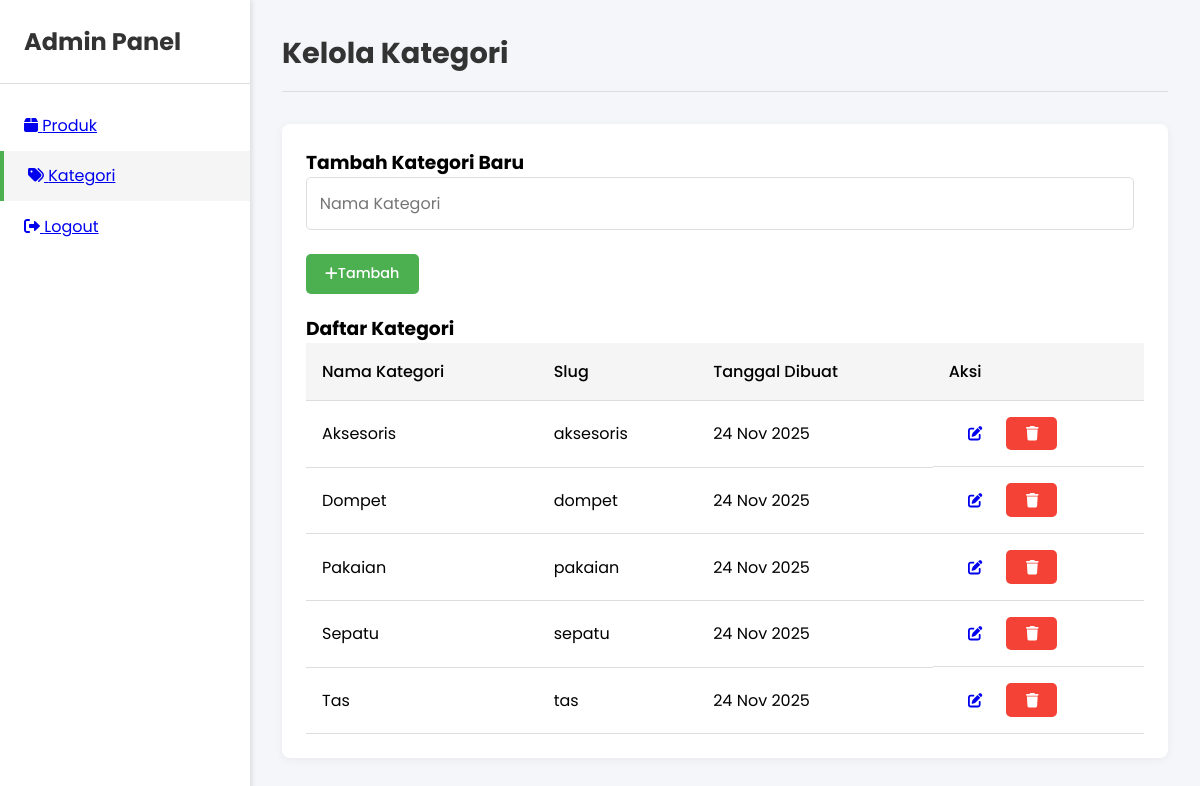
Screenshot of /admin/categories.php (signed in) with the database file from the repository.
### tables this page shows
CREATE TABLE IF NOT EXISTS categories (
    id INT AUTO_INCREMENT PRIMARY KEY,
    name VARCHAR(100) NOT NULL,
    slug VARCHAR(100) NOT NULL UNIQUE,
    created_at TIMESTAMP DEFAULT CURRENT_TIMESTAMP,
    updated_at TIMESTAMP DEFAULT CURRENT_TIMESTAMP ON UPDATE CURRENT_TIMESTAMP
);

### includes/Category.php (called while the page is built, shortened)
<?php
class Category {
    private $db;
    private $table = 'categories';
    public function __construct($db) {
        $this->db = $db;
    }
    private function createTableIfNotExists() {
        $query = "CREATE TABLE IF NOT EXISTS {$this->table} (
            id INT AUTO_INCREMENT PRIMARY KEY,
            name VARCHAR(100) NOT NULL,
            slug VARCHAR(100) NOT NULL UNIQUE,
            created_at TIMESTAMP DEFAULT CURRENT_TIMESTAMP,
            updated_at TIMESTAMP DEFAULT CURRENT_TIMESTAMP ON UPDATE CURRENT_TIMESTAMP
        ) ENGINE=InnoDB DEFAULT CHARSET=utf8mb4;";
        $this->db->query($query);
    }
    private function seedInitialCategories() {
        $categories = [
            ['name' => 'Tas', 'slug' => 'tas'],
            ['name' => 'Dompet', 'slug' => 'dompet'],
            ['name' => 'Sepatu', 'slug' => 'sepatu'],
            ['name' => 'Aksesoris', 'slug' => 'aksesoris'],
            ['name' => 'Pakaian', 'slug' => 'pakaian']
        ];
        $stmt = $this->db->prepare("INSERT IGNORE INTO {$this->table} (name, slug) VALUES (?, ?)");
    }
    public function getAll() {
        $result = $this->db->query("SELECT * FROM {$this->table} ORDER BY name ASC");
        return $result->fetch_all(MYSQLI_ASSOC);
    }
}
?>

### admin/categories.php (the view, shortened to what this page needs)
<?php
require_once 'config.php';
$category = new Category($conn);
$categories = $category->getAll();
?>
<!DOCTYPE html>
<html lang="en">
<head>
    <link href="https://cdnjs.cloudflare.com/ajax/libs/font-awesome/6.0.0/css/all.min.css" rel="stylesheet">
    <link rel="stylesheet" href="css/admin.css">
</head>
<body>
    <div class="sidebar">
        <div class="sidebar-header">
            <h2>Admin Panel</h2>
        </div>
        <ul class="nav-menu">
            <li class="nav-item">
                <a href="products.php"><i class="fas fa-box"></i> Produk</a>
            </li>
            <li class="nav-item active">
                <a href="categories.php"><i class="fas fa-tags"></i> Kategori</a>
            </li>
            <li class="nav-item">
                <a href="logout.php"><i class="fas fa-sign-out-alt"></i> Logout</a>
            </li>
        </ul>
    </div>
    <div class="main-content">
        <div class="header">
            <h1>Kelola Kategori</h1>
        </div>
        <div class="card">
            <h3>Tambah Kategori Baru</h3>
            <form method="POST" class="form-inline" style="margin-bottom: 20px;">
                <div class="form-group" style="flex: 1; margin-right: 10px;">
                    <input type="text" name="name" class="form-control" placeholder="Nama Kategori" required>
                </div>
                <button type="submit" name="add_category" class="btn btn-primary">
                    <i class="fas fa-plus"></i> Tambah
                </button>
            </form>
            <h3>Daftar Kategori</h3>
            <div class="table-responsive">
                <table class="table">
                    <thead>
                        <tr>
                            <th>Nama Kategori</th>
                            <th>Slug</th>
                            <th>Tanggal Dibuat</th>
                            <th>Aksi</th>
                        </tr>
                    </thead>
                    <tbody>
                        <?php if (count($categories) > 0): ?>
                            <?php foreach ($categories as $cat): ?>
                                <tr>
                                    <td><?php echo htmlspecialchars($cat['name']); ?></td>
                                    <td><?php echo htmlspecialchars($cat['slug']); ?></td>
                                    <td><?php echo date('d M Y', strtotime($cat['created_at'])); ?></td>
                                    <td class="category-actions">
                                        <a href="edit_category.php?id=<?php echo $cat['id']; ?>" class="btn btn-sm">
                                            <i class="fas fa-edit"></i>
                                        </a>
                                        <a href="categories.php?delete=<?php echo $cat['id']; ?>"
                                           class="btn btn-sm btn-danger"
                                           onclick="return confirm('Yakin ingin menghapus kategori ini? Produk dalam kategori ini tidak akan dihapus, tetapi akan kehilangan kategorinya.')">
                                            <i class="fas fa-trash"></i>
                                        </a>
                                    </td>
                                </tr>
                            <?php endforeach; ?>
                        <?php else: ?>
                            <tr>
                                <td colspan="4" class="text-center">Belum ada kategori</td>
                            </tr>
                        <?php endif; ?>
                    </tbody>
                </table>
            </div>
        </div>
    </div>
</body>
</html>

### admin/css/admin.css (style rules this page uses)
:root { --primary-color: #4CAF50; --danger-color: #f44336; --light-gray: #f5f5f5; --dark-gray: #333; --border-color: #ddd; }
* { margin: 0; padding: 0; box-sizing: border-box; font-family: 'Poppins', sans-serif; }
body { display: flex; min-height: 100vh; background-color: #f4f6f9; }
.sidebar { width: 250px; background: white; box-shadow: 2px 0 5px rgba(0,0,0,0.1); padding: 1.5rem 0; position: fixed; height: 100%; overflow-y: auto; }
.sidebar-header { padding: 0 1.5rem 1.5rem; border-bottom: 1px solid var(--border-color); margin-bottom: 1rem; }
.sidebar-header h2 { color: var(--dark-gray); }
.nav-menu { list-style: none; }
.nav-item { padding: 0.8rem 1.5rem; cursor: pointer; display: flex; align-items: center; transition: all 0.3s; }
.nav-item:hover, .nav-item.active { background: var(--light-gray); border-left: 4px solid var(--primary-color); }
.main-content { flex: 1; margin-left: 250px; padding: 2rem; overflow-y: auto; }
.header { display: flex; justify-content: space-between; align-items: center; margin-bottom: 2rem; padding-bottom: 1rem; border-bottom: 1px solid var(--border-color); }
.header h1 { color: var(--dark-gray); font-size: 1.8rem; }
.btn { padding: 0.6rem 1.2rem; border: none; border-radius: 5px; cursor: pointer; font-weight: 500; display: inline-flex; align-items: center; transition: all 0.3s; text-decoration: none; font-size: 0.9rem; }
.btn-primary { background: var(--primary-color); color: white; }
.btn-danger { background: var(--danger-color); color: white; }
.card { background: white; border-radius: 8px; box-shadow: 0 2px 10px rgba(0,0,0,0.05); padding: 1.5rem; margin-bottom: 2rem; }
.table-responsive { overflow-x: auto; }
table { width: 100%; border-collapse: collapse; }
th, td { padding: 1rem; text-align: left; border-bottom: 1px solid var(--border-color); }
th { background: var(--light-gray); font-weight: 500; }
.form-group { margin-bottom: 1.5rem; }
.form-control { width: 100%; padding: 0.8rem; border: 1px solid var(--border-color); border-radius: 5px; font-size: 1rem; }

### admin/categories.php (style rules this page uses)
.category-actions { display: flex; gap: 5px; }

### rows the page displays
categories: name "Aksesoris", slug "aksesoris", created_at "24 Nov 2025"
categories: name "Dompet", slug "dompet", created_at "24 Nov 2025"
categories: name "Pakaian", slug "pakaian", created_at "24 Nov 2025"
categories: name "Sepatu", slug "sepatu", created_at "24 Nov 2025"
categories: name "Tas", slug "tas", created_at "24 Nov 2025"
